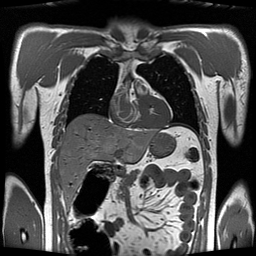
%> input picture Lab8/FunctionsAndData/thorax_t1.jpg, 256 x 256 px
$ octave Lab8.m   (GNU Octave 9; MATLAB toolbox functions it lacks are replaced by stand-ins)
%> lines starting %> are read from the running program, lines starting %| are printed output that depends on the picture; in (x1, y1, x2, y2) boxes, pixels count from 0 and x2, y2 are one past the last pixel; in counts of white or black regions, pixels touching at a corner belong together; the program's own positions count from 1
### Lab8/FunctionsAndData/region_finder.m
function set_checked = region_finder(index,S3_Q1, u_th, l_th)
    Set = index;
    set_idex = 2;
    set_checked = zeros(256, 256);
    set_checked (Set) =1 ;
    new = 1;
    while 1
        if (new ==0)
            break;
        end
        new = 0;
    %     [Set, set_idex] = checker (Set, set_idex,S3_Q1);
        for i = 1 : set_idex -1
            % down
            if (S3_Q1(Set(i)-1)<=u_th) && (S3_Q1(Set(i)-1)>=l_th)
                if (set_checked (Set(i)-1) == 0)
                    new = 1;
                    set_checked (Set(i)-1) = 1;
                    Set(set_idex) = Set(i)-1;
                    set_idex = set_idex + 1;
                end
            end

            % up
            if (S3_Q1(Set(i)+1)<=u_th)&& (S3_Q1(Set(i)+1)>=l_th)
                if (set_checked (Set(i)+1) == 0)
                    new = 1;
                    set_checked (Set(i)+1) = 1;
                    Set(set_idex) = Set(i)+1;
                    set_idex = set_idex + 1;
                end
            end

            % right
            if (S3_Q1(Set(i)+256)<=u_th)&& (S3_Q1(Set(i)+256)>=l_th)
                if (set_checked (Set(i)+256) == 0)
                    new = 1;
                    set_checked (Set(i)+256) = 1;
                    Set(set_idex) = Set(i)+256;
                    set_idex = set_idex + 1;
                end
            end

            % left
            if (S3_Q1(Set(i)-256)<=u_th) && (S3_Q1(Set(i)-256)>=l_th)
                if (set_checked (Set(i)-256) == 0)
                    new = 1;
                    set_checked (Set(i)-256) = 1;
                    Set(set_idex) = Set(i)-256;
                    set_idex = set_idex + 1;
                end
            end
        end
    end
end

### Lab8/FunctionsAndData/Overlay.m
function Overlay(f, mask)

    m = max(f(:));
    fr = f;
    fg = f + mask / max(mask(:)) * m/2;
    fb = f;

    imshow(reshape([fr fg fb],[size(f,1) size(f,2) 3])/m, []);

    drawnow;

### Lab8/Lab8.m
%% Lab Num              8
%% modified             1400/10/01
%% Navid Naderi         96102556
%% Amirhossein Asadian  96101187
%% Initialize
clc; clear; close all;

addpath(genpath('S3_Q1_utils'));
addpath(genpath('S3_Q2_utils'));
addpath(genpath('Snakes_demo'));

%% Q1

S3_Q1 = imread('thorax_t1.jpg');
%> S3_Q1 is the input picture: size 256x256x3 uint8; min 0, max 255, mean 77.7
S3_Q1 = double(S3_Q1(:,:,1));
%> S3_Q1: size 256x256 double

% lung0
lung_p1 = S3_Q1(92, 92);
%> lung_p1 = 9
lung_p2 = S3_Q1(73, 168);
%> lung_p2 = 10

u_th_lung = 30;
l_th_lung = 0;
r_lung = region_finder(73+168*256,S3_Q1, u_th_lung, l_th_lung);
%> after the loop in region_finder, `while 1`:
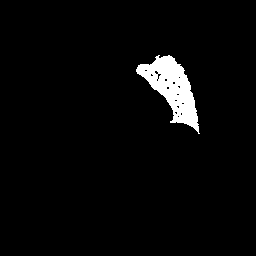
%> set_checked: size 256x256 double; values 0 (black) and 1 (white), 3.3% white; 1 white region, box (x1, y1, x2, y2) and area: (136, 55, 200, 134) 2181
%> after the loop in region_finder, `while 1`: Set = 2181 values, max 51078 at index 2181, min 34886 at index 1427, mean 44111.8; set_idex = 2182
l_lung = region_finder(96+96*256,S3_Q1, u_th_lung, l_th_lung);
%> call 2 of region_finder, with index = 24672, u_th = 30, l_th = 0
%> after the loop in region_finder (call 2), `while 1`:
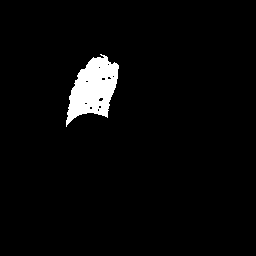
%> set_checked: size 256x256 double; values 0 (black) and 1 (white), 3.4% white; 1 white region, box (x1, y1, x2, y2) and area: (66, 54, 119, 127) 2203
%> after the loop in region_finder (call 2), `while 1`: Set = 2203 values, max 30277 at index 2151, min 17017 at index 2193, mean 23874.3; set_idex = 2204
lung = r_lung + l_lung;
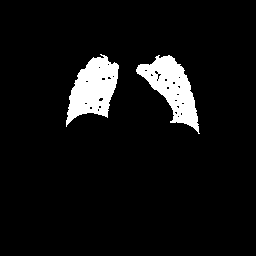
%> lung: size 256x256 double; values 0 (black) and 1 (white), 6.7% white; 2 white regions, box (x1, y1, x2, y2) and area: (66, 54, 119, 127) 2203, (136, 55, 200, 134) 2181

Overlay(S3_Q1,lung)
%> in Overlay, `m = max(f(:));`: m = 255
%> in Overlay, `fg = f + mask / max(mask(:)) * m/2;`:
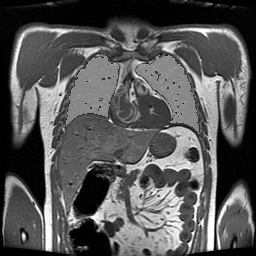
%> fg: size 256x256 double; min 0, max 255, mean 86.2
%> in Overlay, `imshow(reshape([fr fg fb],[size(f,1) size(f,2) 3])/m, []);`:
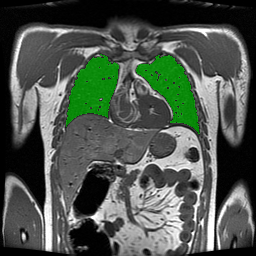
%> displayed picture: size 256x256x3, on the screen's scale of 0 to 255; mean R, G, B 77.7, 86.3, 77.7
title('lung region')

% liver
liver_int = S3_Q1(70, 147)
%> liver_int = 24
u_th_liver = 110;
l_th_liver = 70;
liver = region_finder(70*256+147,S3_Q1, u_th_liver, l_th_liver);
%> (the run ends here)
